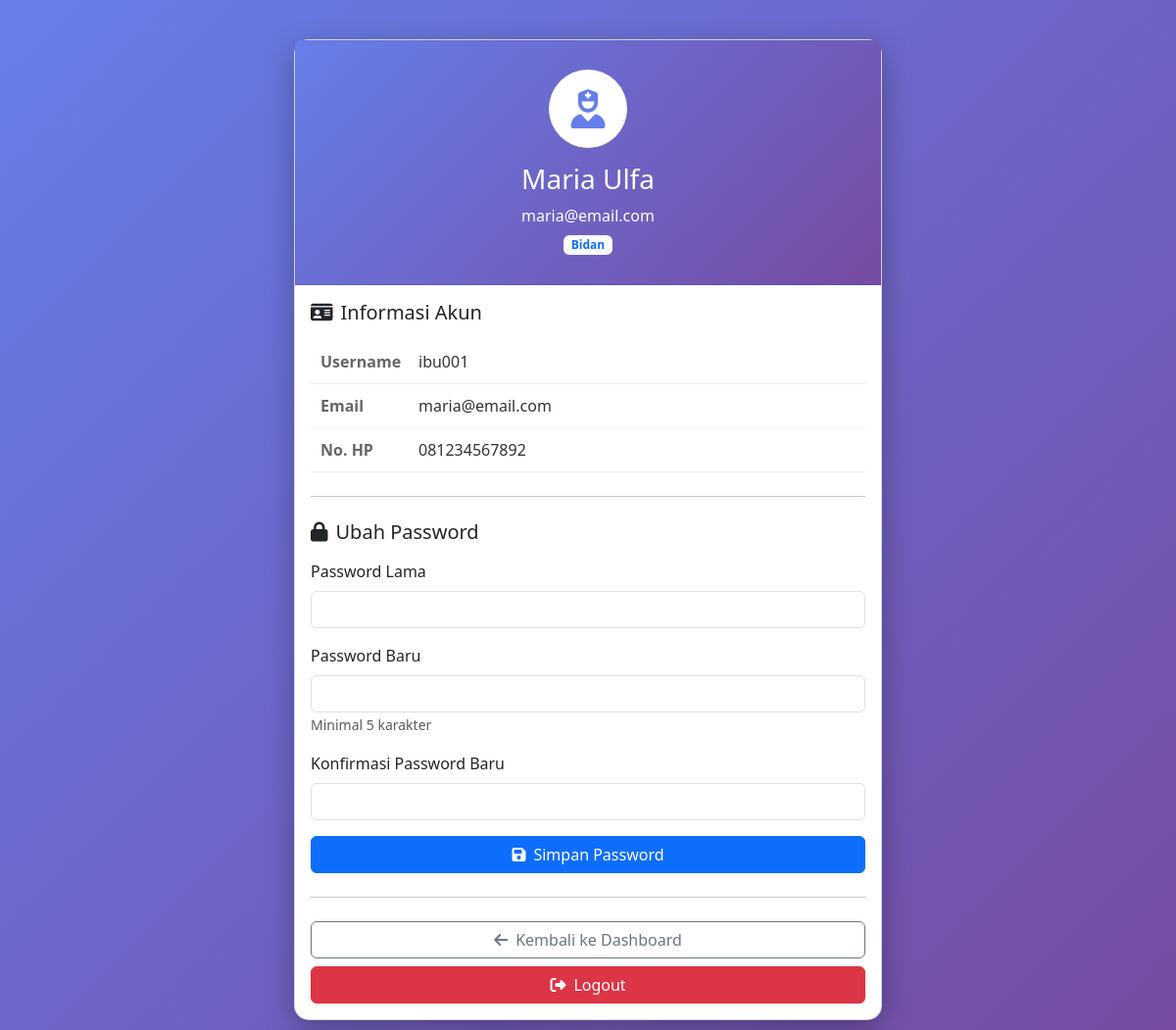
The page /bidan/profil.php (signed in) on the database its author committed.
### tables this page shows
CREATE TABLE `users` (
  `id` int(11) NOT NULL,
  `username` varchar(50) NOT NULL,
  `password` varchar(255) NOT NULL,
  `role` enum('bidan','ibu_anak') NOT NULL DEFAULT 'ibu_anak',
  `nama_lengkap` varchar(100) NOT NULL,
  `email` varchar(100) NOT NULL,
  `no_hp` varchar(20) DEFAULT NULL,
  `status` enum('active','inactive') NOT NULL DEFAULT 'active',
  `created_at` timestamp NOT NULL DEFAULT current_timestamp(),
  `updated_at` timestamp NOT NULL DEFAULT current_timestamp() ON UPDATE current_timestamp()
);

### bidan/profil.php (the view, shortened to what this page needs)
<?php
try {
    $pdo = new PDO("mysql:host=localhost;dbname=hai_child_db", "root", "");
    $pdo->setAttribute(PDO::ATTR_ERRMODE, PDO::ERRMODE_EXCEPTION);
} catch(PDOException $e) {
    die("❌ <b>ERROR DATABASE:</b> " . $e->getMessage());
}
try {
    $stmt = $pdo->prepare("SELECT * FROM users WHERE id = ?");
    $stmt->execute([$_SESSION['user_id']]);
    $user = $stmt->fetch();
} catch(PDOException $e) {
    die("❌ <b>ERROR QUERY:</b> " . $e->getMessage());
}
?>
<!DOCTYPE html>
<html>
<head>
    <link href="https://cdn.jsdelivr.net/npm/bootstrap@5.3.0/dist/css/bootstrap.min.css" rel="stylesheet">
    <link rel="stylesheet" href="https://cdnjs.cloudflare.com/ajax/libs/font-awesome/6.4.0/css/all.min.css">
</head>
<body>
    <div class="container">
        <div class="card">
            <div class="card-header">
                <div class="avatar">
                    <i class="fas fa-user-nurse"></i>
                </div>
                <h3><?php echo htmlspecialchars($user['nama_lengkap']); ?></h3>
                <p class="mb-0"><?php echo htmlspecialchars($user['email']); ?></p>
                <span class="badge bg-white text-primary mt-2">Bidan</span>
            </div>
            <div class="card-body">
                <h5 class="mb-3"><i class="fas fa-id-card me-2"></i>Informasi Akun</h5>
                <div class="info-row">
                    <div class="info-label">Username</div>
                    <div class="info-value"><?php echo htmlspecialchars($user['username']); ?></div>
                </div>
                <div class="info-row">
                    <div class="info-label">Email</div>
                    <div class="info-value"><?php echo htmlspecialchars($user['email']); ?></div>
                </div>
                <div class="info-row">
                    <div class="info-label">No. HP</div>
                    <div class="info-value"><?php echo htmlspecialchars($user['no_hp'] ?? '-'); ?></div>
                </div>
                <hr class="my-4">
                <h5 class="mb-3"><i class="fas fa-lock me-2"></i>Ubah Password</h5>
                <form method="POST">
                    <div class="mb-3">
                        <label class="form-label">Password Lama</label>
                        <input type="password" name="password_lama" class="form-control" required>
                    </div>
                    <div class="mb-3">
                        <label class="form-label">Password Baru</label>
                        <input type="password" name="password_baru" class="form-control" required>
                        <small class="text-muted">Minimal 5 karakter</small>
                    </div>
                    <div class="mb-3">
                        <label class="form-label">Konfirmasi Password Baru</label>
                        <input type="password" name="konfirmasi_password" class="form-control" required>
                    </div>
                    <button type="submit" name="ubah_password" class="btn btn-primary w-100">
                        <i class="fas fa-save me-2"></i>Simpan Password
                    </button>
                </form>
                <hr class="my-4">
                <a href="dashboard.php" class="btn btn-outline-secondary w-100 mb-2">
                    <i class="fas fa-arrow-left me-2"></i>Kembali ke Dashboard
                </a>
                <a href="../logout.php" class="btn btn-danger w-100">
                    <i class="fas fa-sign-out-alt me-2"></i>Logout
                </a>
            </div>
        </div>
    </div>
</body>
</html>

### bidan/profil.php (style rules this page uses)
body { background: linear-gradient(135deg, #667eea 0%, #764ba2 100%); padding: 40px 20px; min-height: 100vh; }
.card { max-width: 600px; margin: 0 auto; border-radius: 15px; box-shadow: 0 10px 30px rgba(0,0,0,0.3); }
.card-header { background: linear-gradient(135deg, #667eea 0%, #764ba2 100%); color: white; text-align: center; padding: 30px; }
.avatar { width: 80px; height: 80px; background: white; border-radius: 50%; display: inline-flex; align-items: center; justify-content: center; font-size: 40px; color: #667eea; margin-bottom: 15px; }
.info-row { display: flex; padding: 10px; border-bottom: 1px solid #f0f0f0; }
.info-label { width: 100px; font-weight: bold; color: #666; }
.info-value { flex: 1; color: #333; }

### rows shown on the page
users: nama_lengkap "Maria Ulfa", email "maria@email.com", username "ibu001", no_hp "081234567892"
